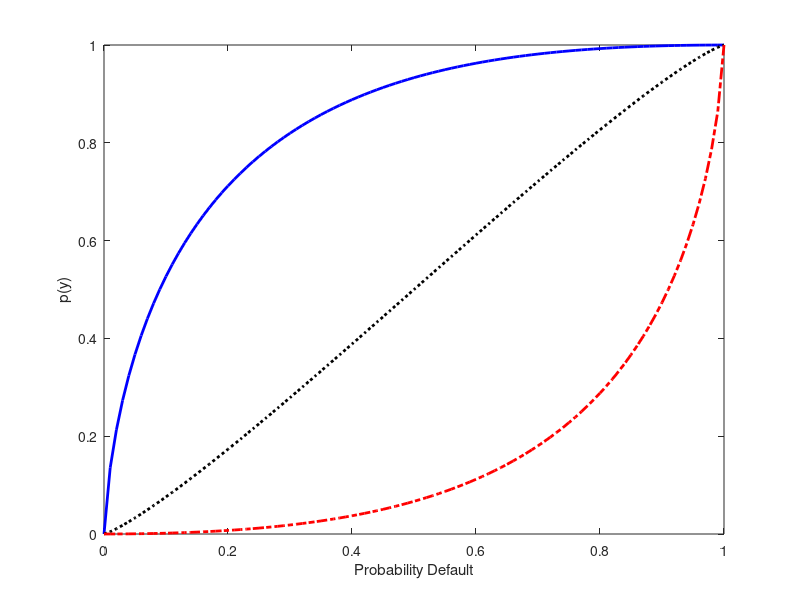

Write the MATLAB code that produced this figure. (Note: this script raises an error after producing the figure.)

clear
clc
close all

%% Main computation

x=[0:0.01:1];
y1=normcdf((norminv(x)-sqrt(0.2)*(-3))/(sqrt(0.8)));
y2=normcdf((norminv(x)-sqrt(0.2)*(0))/(sqrt(0.8)));
y3=normcdf((norminv(x)-sqrt(0.2)*(3))/(sqrt(0.8)));

%% Plot

plot(x,y1,'b-','LineWidth',2)
hold on
plot(x,y2,'k:','LineWidth',2)
plot(x,y3,'r-.','LineWidth',2)
hold off

xlabel('Probability Default');ylabel('p(y)');legend('y=-3','y=0','y=3',4);
